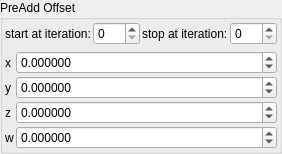
    <widget class="QGroupBox" name="groupBox">
     <property name="title">
      <string>PreAdd Offset</string>
     </property>
     <layout class="QVBoxLayout" name="verticalLayout_3">
      <property name="leftMargin">
       <number>2</number>
      </property>
      <property name="topMargin">
       <number>2</number>
      </property>
      <property name="rightMargin">
       <number>2</number>
      </property>
      <property name="bottomMargin">
       <number>2</number>
      </property>
      <item>
       <layout class="QGridLayout" name="gridLayout_75">
        <property name="spacing">
         <number>2</number>
        </property>
        <item row="0" column="1">
         <widget class="QLabel" name="label_263">
          <property name="text">
           <string>start at iteration:</string>
          </property>
         </widget>
        </item>
        <item row="0" column="3">
         <widget class="QLabel" name="label_264">
          <property name="text">
           <string>stop at iteration:</string>
          </property>
         </widget>
        </item>
        <item row="0" column="4">
         <widget class="MySpinBox" name="spinboxInt_transf_stop_iterations_C">
          <property name="sizePolicy">
           <sizepolicy hsizetype="Minimum" vsizetype="Maximum">
            <horstretch>0</horstretch>
            <verstretch>0</verstretch>
           </sizepolicy>
          </property>
          <property name="maximum">
           <number>999</number>
          </property>
         </widget>
        </item>
        <item row="0" column="2">
         <widget class="MySpinBox" name="spinboxInt_transf_start_iterations_C">
          <property name="sizePolicy">
           <sizepolicy hsizetype="Minimum" vsizetype="Maximum">
            <horstretch>0</horstretch>
            <verstretch>0</verstretch>
           </sizepolicy>
          </property>
          <property name="maximum">
           <number>999</number>
          </property>
         </widget>
        </item>
       </layout>
      </item>
      <item>
       <layout class="QGridLayout" name="gridLayout_64" columnstretch="0,0,0,1">
        <property name="spacing">
         <number>2</number>
        </property>
        <item row="1" column="3">
         <widget class="MyDoubleSpinBox" name="spinbox4_transf_addition_constant_0000_y">
          <property name="sizePolicy">
           <sizepolicy hsizetype="Minimum" vsizetype="Maximum">
            <horstretch>0</horstretch>
            <verstretch>0</verstretch>
           </sizepolicy>
          </property>
          <property name="prefix">
           <string/>
          </property>
          <property name="suffix">
           <string/>
          </property>
          <property name="decimals">
           <number>6</number>
          </property>
          <property name="minimum">
           <double>-99.989999999999995</double>
          </property>
          <property name="maximum">
           <double>99.989999999999995</double>
          </property>
          <property name="singleStep">
           <double>0.100000000000000</double>
          </property>
         </widget>
        </item>
        <item row="2" column="2">
         <widget class="QLabel" name="label_119">
          <property name="text">
           <string notr="true">z</string>
          </property>
         </widget>
        </item>
        <item row="1" column="2">
         <widget class="QLabel" name="label_116">
          <property name="text">
           <string notr="true">y</string>
          </property>
         </widget>
        </item>
        <item row="0" column="2">
         <widget class="QLabel" name="label_118">
          <property name="text">
           <string notr="true">x</string>
          </property>
         </widget>
        </item>
        <item row="2" column="3">
         <widget class="MyDoubleSpinBox" name="spinbox4_transf_addition_constant_0000_z">
          <property name="sizePolicy">
           <sizepolicy hsizetype="Minimum" vsizetype="Maximum">
            <horstretch>0</horstretch>
            <verstretch>0</verstretch>
           </sizepolicy>
          </property>
          <property name="prefix">
           <string/>
          </property>
          <property name="suffix">
           <string/>
          </property>
          <property name="decimals">
           <number>6</number>
          </property>
          <property name="minimum">
           <double>-99.989999999999995</double>
          </property>
          <property name="maximum">
           <double>99.989999999999995</double>
          </property>
          <property name="singleStep">
           <double>0.100000000000000</double>
          </property>
         </widget>
        </item>
        <item row="0" column="3">
         <widget class="MyDoubleSpinBox" name="spinbox4_transf_addition_constant_0000_x">
          <property name="sizePolicy">
           <sizepolicy hsizetype="Minimum" vsizetype="Maximum">
            <horstretch>0</horstretch>
            <verstretch>0</verstretch>
           </sizepolicy>
          </property>
          <property name="prefix">
           <string/>
          </property>
          <property name="suffix">
           <string/>
          </property>
          <property name="decimals">
           <number>6</number>
          </property>
          <property name="minimum">
           <double>-99.989999999999995</double>
          </property>
          <property name="maximum">
           <double>99.989999999999995</double>
          </property>
          <property name="singleStep">
           <double>0.100000000000000</double>
          </property>
         </widget>
        </item>
        <item row="3" column="3">
         <widget class="MyDoubleSpinBox" name="spinbox4_transf_addition_constant_0000_w">
          <property name="sizePolicy">
           <sizepolicy hsizetype="Minimum" vsizetype="Maximum">
            <horstretch>0</horstretch>
            <verstretch>0</verstretch>
           </sizepolicy>
          </property>
          <property name="prefix">
           <string/>
          </property>
          <property name="suffix">
           <string/>
          </property>
          <property name="decimals">
           <number>6</number>
          </property>
          <property name="minimum">
           <double>-99.989999999999995</double>
          </property>
          <property name="maximum">
           <double>99.989999999999995</double>
          </property>
          <property name="singleStep">
           <double>0.100000000000000</double>
          </property>
         </widget>
        </item>
        <item row="3" column="2">
         <widget class="QLabel" name="label_117">
          <property name="text">
           <string notr="true">w</string>
          </property>
         </widget>
        </item>
       </layout>
      </item>
     </layout>
    </widget>
